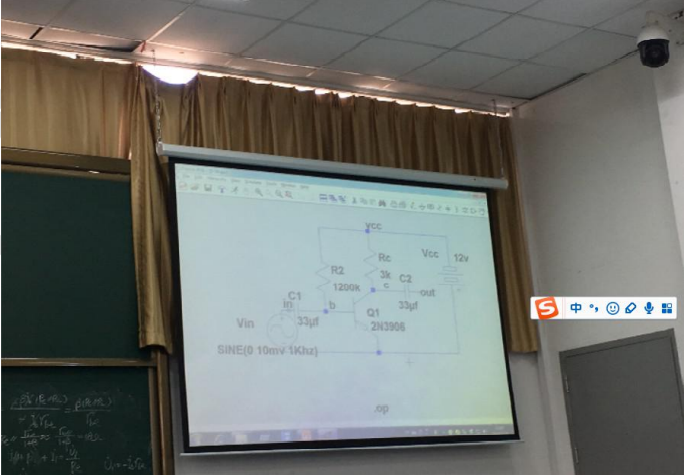
//> input picture dip4_none_ros/build/src/dip4/img/img2.png, 684 x 475 px
$ ./main   (built with g++ and OpenCV 4)
//> lines starting //> are read from the running program, lines starting //| are printed output that depends on the picture; after the words box and inside, x2 and y2 are one past the last pixel; in counts of white or black regions, pixels touching at a corner belong together
#include <opencv2/opencv.hpp>
#include <vector>

using namespace std;
using namespace cv;

static double angle(Point pt1, Point pt2, Point pt0);
void findSquares(const Mat &image, Mat &out);

typedef struct
{
    int minH;
    int maxH;
    int minS;
    int maxS;
    int minV;
    int maxV;
} HSV_Threshold;

HSV_Threshold yellowOrange = {11, 34, 43, 255, 46, 255};
HSV_Threshold green = {35, 85, 43, 255, 46, 255};
HSV_Threshold blue = {86, 140, 43, 255, 46, 255};
HSV_Threshold red = {141, 180, 43, 255, 46, 255};

int ThisColorNum(Mat srcBGRImg, HSV_Threshold color)
{
    Mat hsvImg, temp;
    cvtColor(srcBGRImg, hsvImg, COLOR_BGR2HSV);
    inRange(hsvImg, Scalar(color.minH, color.minS, color.minV), Scalar(color.maxH, color.maxS, color.maxV), temp);
    return sum(temp)[0] / 255;
}

// [69 lines left out: functions IsInRange, ShowHSVSplitImg, TaskOneAndTwo, not called in this run]

void TaskThree()
{
    auto srcImg = imread("src/dip4/img/img2.png");
    Mat outImg;
    findSquares(srcImg, outImg);
    imshow("Rectangle", outImg);
    waitKey(0);
    // imshow("Source image", srcImg);

    Mat gaussianImg;
    GaussianBlur(srcImg, gaussianImg, cv::Size(5, 5), 3);
    // imshow("gaussianImg", gaussianImg);

    int maxH = 180;
    int minH = 0;
    int maxS = 255;
    int minS = 0;
    int maxV = 255;
    int minV = 0;
    int areaThreshold = 2000;

    for (;;)
    {
        createTrackbar("maxH", "hsvSplitResult", &maxH, 180);
        createTrackbar("minH", "hsvSplitResult", &minH, 180);
        createTrackbar("maxS", "hsvSplitResult", &maxS, 255);
        createTrackbar("minS", "hsvSplitResult", &minS, 255);
        createTrackbar("maxV", "hsvSplitResult", &maxV, 255);
        createTrackbar("minV", "hsvSplitResult", &minV, 255);
        createTrackbar("areaThreshold", "hsvSplitResult", &areaThreshold, 10000);

        Mat hsvImg, mask, hsvSplitResult;

        cvtColor(gaussianImg, hsvImg, COLOR_BGR2HSV);
        inRange(hsvImg, Scalar(minH, minS, minV), Scalar(maxH, maxS, maxV), mask);
        gaussianImg.copyTo(hsvSplitResult, mask);

        auto kernel = getStructuringElement(MORPH_RECT, Size(7, 7));
        erode(mask, mask, kernel);
        dilate(mask, mask, kernel);

        // 边缘检测
        RNG rng(12345);
        vector<vector<Point>> contours;
        vector<Vec4i> hierarchy;
        findContours(mask, contours, RETR_EXTERNAL, CHAIN_APPROX_NONE, Point());

        int maxIndex = 0;
        double maxArea = 0;

        for (int i = 0; i < contours.size(); i++)
        {
            double thisArea = contourArea(contours[i]);

            if (thisArea >= areaThreshold)
            {
                if (thisArea > maxArea)
                {
                    maxArea = thisArea;
                    maxIndex = i;
                }

                Scalar color = Scalar(rng.uniform(0, 256), rng.uniform(0, 256), rng.uniform(0, 256));
                // 拟合椭圆
                RotatedRect rrt = fitEllipse(contours[i]);
                ellipse(hsvSplitResult, rrt, color, 2);
            }
        }
        ellipse(hsvSplitResult, fitEllipse(contours[maxIndex]), Scalar(0, 0, 255), 4);
        imshow("hsvSplitResult", hsvSplitResult);

        Mat contourMask(srcImg.size(), CV_8U, Scalar(0));
        drawContours(contourMask, contours, maxIndex, Scalar(255), FILLED);
        Mat cropedImg;
        gaussianImg.copyTo(cropedImg, contourMask);
        imshow("cropedImg", cropedImg);

        int colorNum[4];

        colorNum[0] = ThisColorNum(cropedImg, green);
        colorNum[1] = ThisColorNum(cropedImg, yellowOrange);
        colorNum[2] = ThisColorNum(cropedImg, red);
        colorNum[3] = ThisColorNum(cropedImg, blue);

        cout << "green:" << colorNum[0] << '\t';
        cout << "yellowOrange:" << colorNum[1] << '\t';
        cout << "red:" << colorNum[2] << '\t';
        cout << "blue:" << colorNum[3] << endl;

        int tempNum = 0;
        int maxColorIndex = 0;

        for (int i = 0; i < 4; i++)
        {
            if (colorNum[i] > tempNum)
            {
                tempNum = colorNum[i];
                maxColorIndex = i;
            }
        }

        switch (maxColorIndex)
        {
        case 0:
            cout << "green!" << endl;
            break;
        case 1:
            cout << "yellowOrange!" << endl;
            break;
        case 2:
            cout << "red!" << endl;
            break;
        case 3:
            cout << "blue!" << endl;
            break;
        default:
            cout << "Unrecognized" << endl;
            break;
        }

        waitKey(50);
    }
}

int main(int argc, char **argv)
{
    // TaskOneAndTwo();
    TaskThree();
//> in TaskThree, srcImg is the input picture: 475 rows x 684 cols, CV_8UC3; mean B, G, R 107.1, 112.1, 109.4
//> the loop in findSquares, `for (int c = 0; c < image.channels(); c++)` made 3 passes
//> pass 1, in findSquares, `mixChannels(&dst, 1, &gray_one, 1, ch, 1);`:
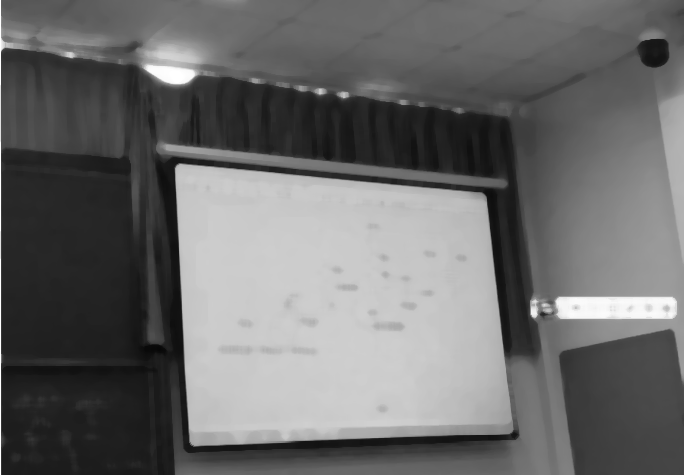
//> gray_one: 475 rows x 684 cols, CV_8UC1; min 6, max 255, mean 106.9
//> after the loop in findSquares, `for (int c = 0; c < image.channels(); c++)`:
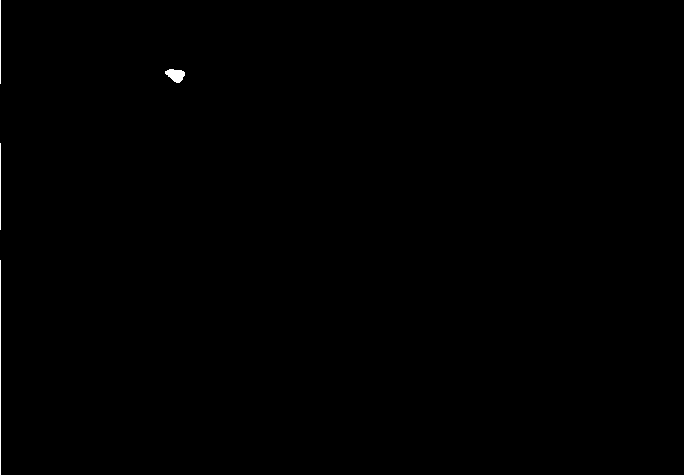
//> gray: 475 rows x 684 cols, CV_8UC1; 0.18% white; 4 white regions
//> after the loop in findSquares, `for (int c = 0; c < image.channels(); c++)`: contours = 4 contours, 3 with area under 20; largest, box (x1, y1, x2, y2) and area: (165, 69, 185, 83) 163; squares = 9 contours; largest, box (x1, y1, x2, y2) and area: (0, 0, 682, 475) 321372, (0, 0, 682, 475) 321372, (0, 0, 684, 475) 320668, (176, 166, 512, 446) 78243, (176, 166, 511, 445) 77912
//> the loop in findSquares, `for (size_t i = 0; i < squares.size(); i++)` made 9 passes
//> after the loop in findSquares, `for (size_t i = 0; i < squares.size(); i++)`:
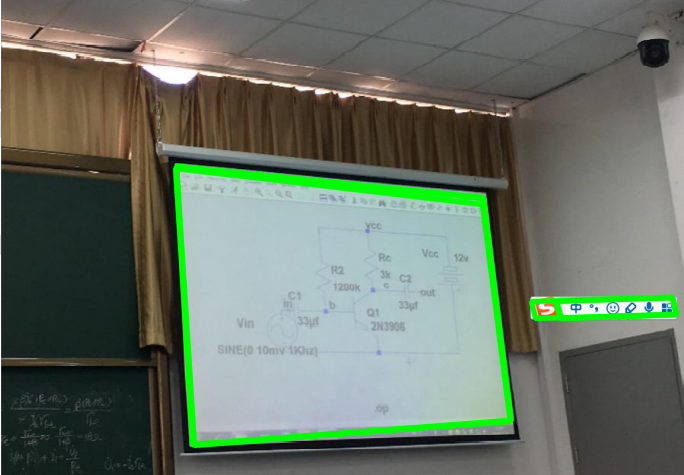
//> out: 475 rows x 684 cols, CV_8UC3; 3.87% of pixels changed, all inside (x1, y1, x2, y2) = (172, 163, 680, 449)
//> in TaskThree, `GaussianBlur(srcImg, gaussianImg, cv::Size(5, 5), 3);`:
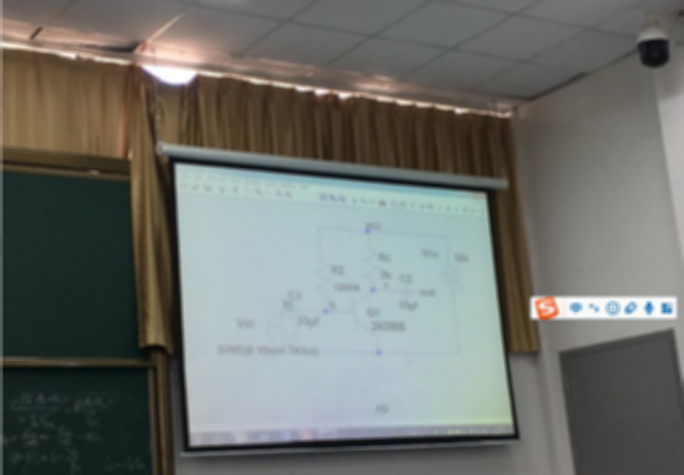
//> gaussianImg: 475 rows x 684 cols, CV_8UC3; mean B, G, R 107, 112, 109.3
//> in TaskThree, `cvtColor(gaussianImg, hsvImg, COLOR_BGR2HSV);`: hsvImg: 475 rows x 684 cols, CV_8UC3; mean H, S, V 54.7, 49.8, 118
//> in TaskThree, `inRange(hsvImg, Scalar(minH, minS, minV), Scalar(maxH, maxS, maxV), ma..`: mask: 475 rows x 684 cols, CV_8UC1; every value is 255
//> in TaskThree, `findContours(mask, contours, RETR_EXTERNAL, CHAIN_APPROX_NONE, Point());`: contours = 1 contour; box (x1, y1, x2, y2) and area: (0, 0, 684, 475) 323742
//> the loop in TaskThree, `for (int i = 0; i < contours.size(); i++)` made 1 pass
//> (thisArea, maxArea, rrt) on pass 1: (323742, 323742, centre (341.5, 237), size (549.3, 829), angle 90)
//> after the loop in TaskThree, `for (int i = 0; i < contours.size(); i++)`:
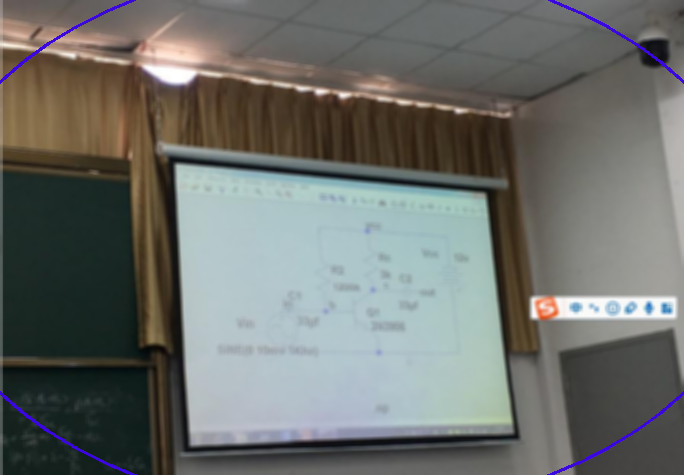
//> hsvSplitResult: 475 rows x 684 cols, CV_8UC3; 0.59% of pixels changed, all inside (x1, y1, x2, y2) = (0, 0, 684, 475)
//> after the loop in TaskThree, `for (int i = 0; i < contours.size(); i++)`: maxArea = 323742; maxIndex = 0
//> in ThisColorNum, `inRange(hsvImg, Scalar(color.minH, color.minS, color.minV), Scalar(col..`: temp: 475 rows x 684 cols, CV_8UC1; 0.91% white; 59 white regions (38 under 20 px), largest, box (x1, y1, x2, y2) and area: (379, 192, 489, 231) 1546, (77, 397, 104, 407) 139, (22, 431, 38, 446) 108
//> in TaskThree, `colorNum[0] = ThisColorNum(cropedImg, green);`: colorNum = [2967, 0, 0, 0]
//> in ThisColorNum (call 2), `inRange(hsvImg, Scalar(color.minH, color.minS, color.minV), Scalar(col..`:
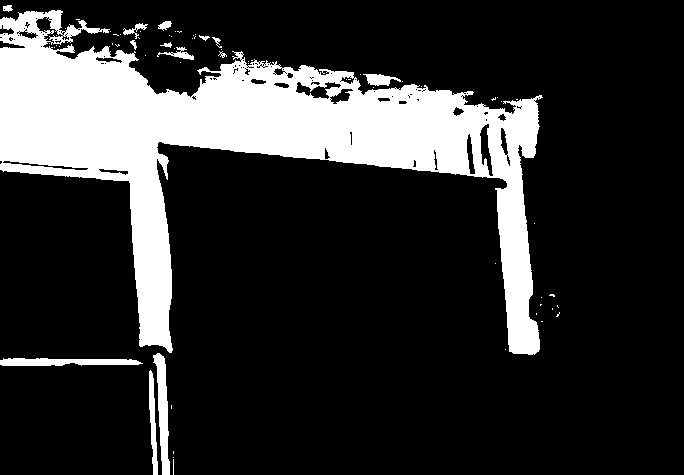
//> temp: 475 rows x 684 cols, CV_8UC1; 19.4% white; 68 white regions (54 under 20 px), largest, box (x1, y1, x2, y2) and area: (0, 10, 543, 355) 59423, (153, 353, 170, 475) 1057, (0, 358, 143, 366) 893
//> in TaskThree, `colorNum[1] = ThisColorNum(cropedImg, yellowOrange);`: colorNum = [2967, 62882, 0, 0]
//> in TaskThree, `colorNum[2] = ThisColorNum(cropedImg, red);`: colorNum = [2967, 62882, 163, 0]
//> in ThisColorNum (call 4), `inRange(hsvImg, Scalar(color.minH, color.minS, color.minV), Scalar(col..`:
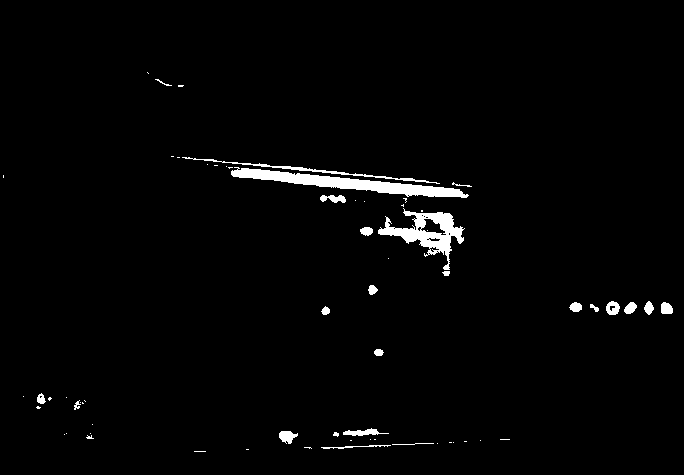
//> temp: 475 rows x 684 cols, CV_8UC1; 2% white; 64 white regions (40 under 20 px), largest, box (x1, y1, x2, y2) and area: (231, 167, 469, 198) 2361, (378, 208, 465, 270) 1758, (182, 157, 440, 184) 526
//> in TaskThree, `colorNum[3] = ThisColorNum(cropedImg, blue);`: colorNum = [2967, 62882, 163, 6494]
//| green:2967
//| yellowOrange:62882
//| red:163
//| blue:6494
//> the loop in TaskThree, `for (int i = 0; i < 4; i++)` made 4 passes
//> tempNum on passes 1 to 2: 2967, 62882
//> after the loop in TaskThree, `for (int i = 0; i < 4; i++)`: tempNum = 62882; maxColorIndex = 1
    return 0;
}

//检测矩形
//第一个参数是传入的原始图像，第二是输出的图像。
void findSquares(const Mat &image, Mat &out)
{
    int thresh = 50, N = 5;
    vector<vector<Point>> squares;
    squares.clear();

    Mat src, dst, gray_one, gray;

    src = image.clone();
    out = image.clone();
    gray_one = Mat(src.size(), CV_8U);
    //滤波增强边缘检测
    medianBlur(src, dst, 9);
    // bilateralFilter(src, dst, 25, 25 * 2, 35);

    vector<vector<Point>> contours;
    vector<Vec4i> hierarchy;

    //在图像的每个颜色通道中查找矩形
    for (int c = 0; c < image.channels(); c++)
    {
        int ch[] = {c, 0};

        //通道分离
        mixChannels(&dst, 1, &gray_one, 1, ch, 1);

        // 尝试几个阈值
        for (int l = 0; l < N; l++)
        {
            // 用canny()提取边缘
            if (l == 0)
            {
                //检测边缘
                Canny(gray_one, gray, 5, thresh, 5);
                //膨脹
                dilate(gray, gray, Mat(), Point(-1, -1));
                // imshow("dilate", gray);
            }
            else
            {
                gray = gray_one >= (l + 1) * 255 / N;
            }

            // 轮廓查找
            // findContours(gray, contours, RETR_CCOMP, CHAIN_APPROX_SIMPLE);
            findContours(gray, contours, hierarchy, RETR_CCOMP, CHAIN_APPROX_SIMPLE);

            vector<Point> approx;

            // 检测所找到的轮廓
            for (size_t i = 0; i < contours.size(); i++)
            {
                //使用图像轮廓点进行多边形拟合
                approxPolyDP(Mat(contours[i]), approx, arcLength(Mat(contours[i]), true) * 0.02, true);

                //计算轮廓面积后，得到矩形4个顶点
                if (approx.size() == 4 && fabs(contourArea(Mat(approx))) > 1000 && isContourConvex(Mat(approx)))
                {
                    double maxCosine = 0;

                    for (int j = 2; j < 5; j++)
                    {
                        // 求轮廓边缘之间角度的最大余弦
                        double cosine = fabs(angle(approx[j % 4], approx[j - 2], approx[j - 1]));
                        maxCosine = MAX(maxCosine, cosine);
                    }

                    if (maxCosine < 0.3)
                    {
                        squares.push_back(approx);
                    }
                }
            }
        }
    }

    for (size_t i = 0; i < squares.size(); i++)
    {
        const Point *p = &squares[i][0];

        int n = (int)squares[i].size();
        if (p->x > 3 && p->y > 3)
        {
            for (int i = 0; i < n; i++)
            {
                cout << p[i] << " ";
            }
            cout << endl;
            polylines(out, &p, &n, 1, true, Scalar(0, 255, 0), 3, LINE_AA);
        }
    }
}

static double angle(Point pt1, Point pt2, Point pt0)
{
    double dx1 = pt1.x - pt0.x;
    double dy1 = pt1.y - pt0.y;
    double dx2 = pt2.x - pt0.x;
    double dy2 = pt2.y - pt0.y;
    return (dx1 * dx2 + dy1 * dy2) / sqrt((dx1 * dx1 + dy1 * dy1) * (dx2 * dx2 + dy2 * dy2) + 1e-10);
}
